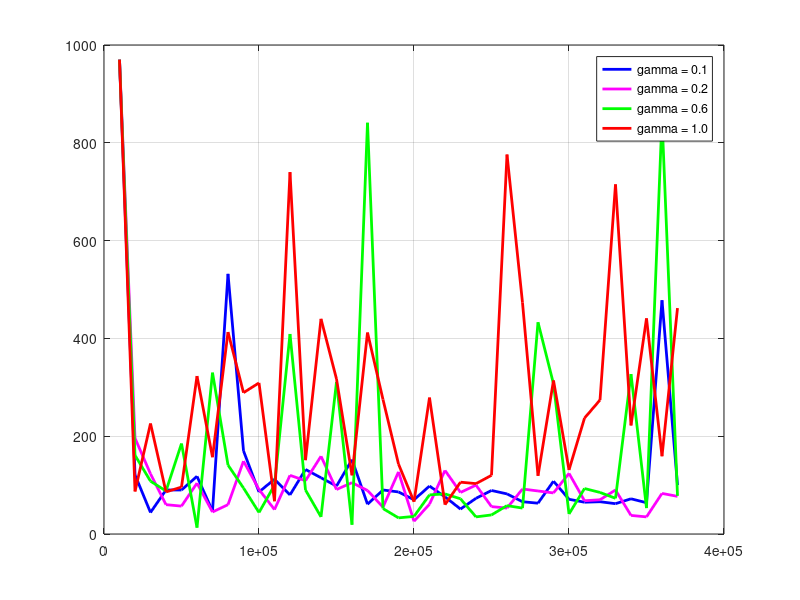

Reproduce this figure in MATLAB.
g01 = textread('gamma0_1rand_values.txt');
g02 = textread('gamma0_2rand_values.txt');
g04 = textread('gamma0_4rand_values.txt');
g06 = textread('gamma0_6rand_values.txt');
g08 = textread('gamma0_8rand_values.txt');
g10 = textread('gamma1_0rand_values.txt');

x = (1:37)*10000;
plot(x, -g01(1:37), 'b', 'LineWidth', 2);
hold on;

plot(x, -g02(1:37), 'm', 'LineWidth', 2);

% plot(x, -g04(1:37), 'r', 'LineWidth', 2);

plot(x, -g06(1:37), 'g', 'LineWidth', 2);

% plot(x, -g08(1:37), 'm', 'LineWidth', 2);

plot(x, -g10(1:37), 'r', 'LineWidth', 2);

legend ('gamma = 0.1', ...
        'gamma = 0.2', ...
        'gamma = 0.6', ...
        'gamma = 1.0');

grid on;